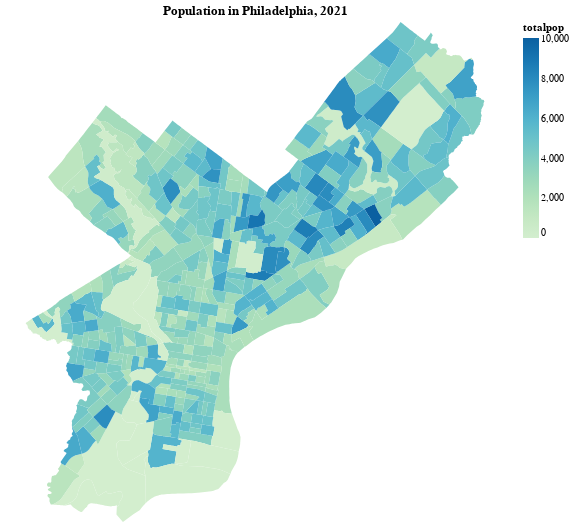

Describe this chart as a Vega-Lite specification.
### Vega-Lite specification from a JSON file in a GitHub repository (floating-point values rounded to 4 significant figures; data arrays with more than 128 entries replaced by an {"elided": "..."} marker saying what was removed)
{"config": {"view": {"continuousWidth": 400, "continuousHeight": 300}}, "data": {"name": "data-db8a7da960a8ae7893828911b71e2087"}, "mark": "geoshape", "encoding": {"color": {"field": "totalpop", "scale": {"scheme": "greenblue"}, "type": "quantitative"}, "tooltip": [{"field": "totalpop", "type": "quantitative"}, {"field": "income", "type": "quantitative"}, {"field": "median age", "type": "quantitative"}, {"field": "walk", "type": "quantitative"}, {"field": "public transit", "type": "quantitative"}, {"field": "drove alone", "type": "quantitative"}, {"field": "carpooled", "type": "quantitative"}, {"field": "Worked from home", "type": "quantitative"}]}, "height": 500, "projection": {"reflectY": true, "type": "identity"}, "title": "Population in Philadelphia, 2021", "width": 500, "$schema": "https://vega.github.io/schema/vega-lite/v4.17.0.json", "datasets": {"data-db8a7da960a8ae7893828911b71e2087": {"elided": "408 records"}}}
